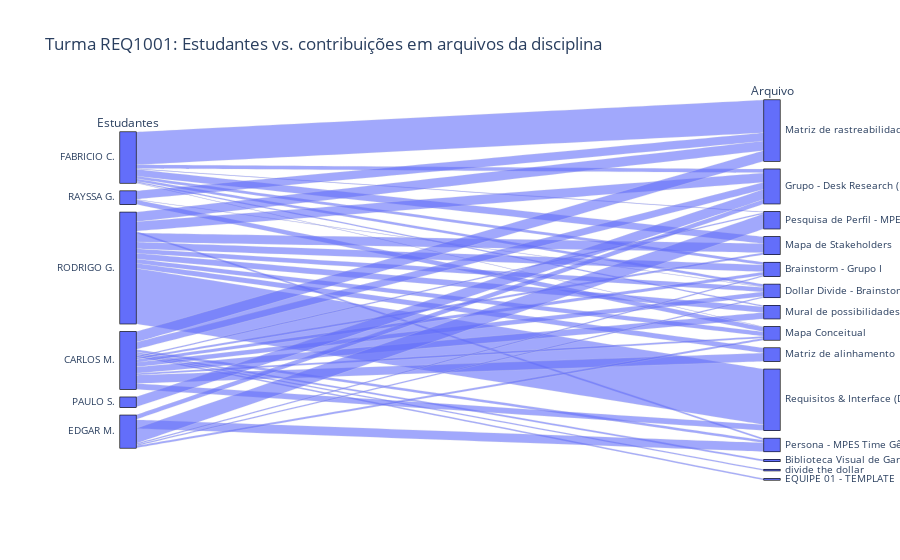

Write notebook code for a chart like this one.
### Code cell
# display(px.colors.qualitative.Antique)
fig = px.parallel_categories(df,
                             width=400,
                             labels={'actor': 'Estudantes', 'target': 'Arquivo'},
                             title=f"Turma {turma_to_analyse}: Estudantes vs. contribuições em arquivos da disciplina")
fig.layout.update(showlegend=False, hovermode='closest')

# color = df.actor;
colorscale = [[0, 'lightsteelblue'], [1, 'mediumseagreen']];

# fig.update_traces(hoveron='color')
fig.show()

### Figure 1 — Plotly figure (JSON) as saved in the notebook; plotly's stock layout.template omitted (floating-point values rounded to 4 significant figures; data arrays with more than 128 entries replaced by an {"elided": "..."} marker saying what was removed)
{"data": [{"dimensions": [{"label": "Estudantes", "values": {"elided": "438 str values"}}, {"label": "Arquivo", "values": {"elided": "438 str values"}}], "domain": {"x": [0, 1], "y": [0, 1]}, "name": "", "type": "parcats"}], "layout": {"autosize": true, "hovermode": "closest", "legend": {"tracegroupgap": 0}, "showlegend": false, "title": {"text": "Turma REQ1001: Estudantes vs. contribuições em arquivos da disciplina"}}}
